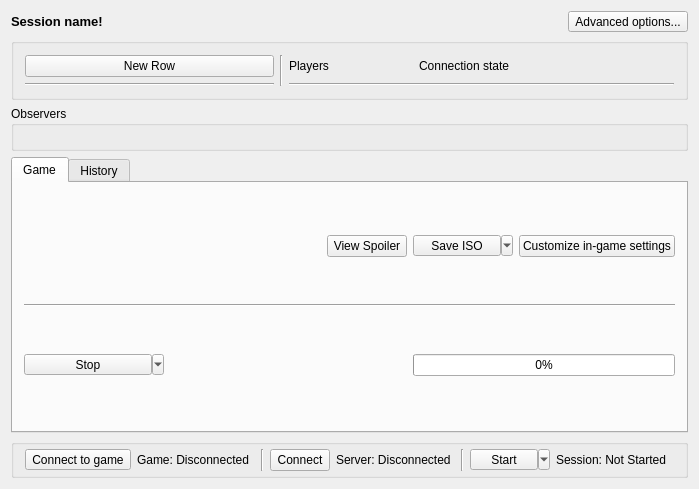
<?xml version="1.0" encoding="UTF-8"?>
<ui version="4.0">
 <class>GameSessionWindow</class>
 <widget class="QMainWindow" name="GameSessionWindow">
  <property name="geometry">
   <rect>
    <x>0</x>
    <y>0</y>
    <width>699</width>
    <height>489</height>
   </rect>
  </property>
  <property name="windowTitle">
   <string>Game Session</string>
  </property>
  <widget class="QWidget" name="central_widget">
   <property name="maximumSize">
    <size>
     <width>16777215</width>
     <height>16777215</height>
    </size>
   </property>
   <layout class="QVBoxLayout" name="main_layout">
    <item>
     <layout class="QHBoxLayout" name="title_layout">
      <item>
       <widget class="QLabel" name="session_name_label">
        <property name="sizePolicy">
         <sizepolicy hsizetype="Preferred" vsizetype="Fixed">
          <horstretch>0</horstretch>
          <verstretch>0</verstretch>
         </sizepolicy>
        </property>
        <property name="font">
         <font>
          <pointsize>10</pointsize>
          <weight>75</weight>
          <bold>true</bold>
         </font>
        </property>
        <property name="text">
         <string>Session name!</string>
        </property>
       </widget>
      </item>
      <item>
       <widget class="QToolButton" name="advanced_options_tool">
        <property name="text">
         <string>Advanced options...</string>
        </property>
        <property name="popupMode">
         <enum>QToolButton::InstantPopup</enum>
        </property>
       </widget>
      </item>
     </layout>
    </item>
    <item>
     <widget class="QGroupBox" name="players_box">
      <property name="sizePolicy">
       <sizepolicy hsizetype="Minimum" vsizetype="Minimum">
        <horstretch>0</horstretch>
        <verstretch>0</verstretch>
       </sizepolicy>
      </property>
      <property name="title">
       <string/>
      </property>
      <layout class="QGridLayout" name="players_layout">
       <item row="0" column="0" colspan="2">
        <widget class="QPushButton" name="new_row_button">
         <property name="text">
          <string>New Row</string>
         </property>
        </widget>
       </item>
       <item row="0" column="5">
        <widget class="QLabel" name="title_connection_state_label">
         <property name="text">
          <string>Connection state</string>
         </property>
        </widget>
       </item>
       <item row="0" column="2" rowspan="2">
        <widget class="Line" name="players_vertical_line">
         <property name="orientation">
          <enum>Qt::Vertical</enum>
         </property>
        </widget>
       </item>
       <item row="0" column="4">
        <widget class="QLabel" name="title_player_name_label">
         <property name="text">
          <string>Players</string>
         </property>
        </widget>
       </item>
       <item row="1" column="0" colspan="2">
        <widget class="Line" name="presets_line">
         <property name="orientation">
          <enum>Qt::Horizontal</enum>
         </property>
        </widget>
       </item>
       <item row="1" column="4" colspan="3">
        <widget class="Line" name="team_line">
         <property name="orientation">
          <enum>Qt::Horizontal</enum>
         </property>
        </widget>
       </item>
      </layout>
     </widget>
    </item>
    <item>
     <widget class="QGroupBox" name="observer_group">
      <property name="sizePolicy">
       <sizepolicy hsizetype="Minimum" vsizetype="Minimum">
        <horstretch>0</horstretch>
        <verstretch>0</verstretch>
       </sizepolicy>
      </property>
      <property name="toolTip">
       <string>&lt;html&gt;&lt;head/&gt;&lt;body&gt;&lt;p&gt;These users won't participate on the match, but they can be admins and follow trackers.&lt;/p&gt;&lt;/body&gt;&lt;/html&gt;</string>
      </property>
      <property name="title">
       <string>Observers</string>
      </property>
      <layout class="QGridLayout" name="observer_layout"/>
     </widget>
    </item>
    <item>
     <widget class="QTabWidget" name="tab_widget">
      <property name="sizePolicy">
       <sizepolicy hsizetype="Expanding" vsizetype="Expanding">
        <horstretch>0</horstretch>
        <verstretch>0</verstretch>
       </sizepolicy>
      </property>
      <property name="currentIndex">
       <number>0</number>
      </property>
      <widget class="QWidget" name="tab_generate">
       <property name="sizePolicy">
        <sizepolicy hsizetype="Preferred" vsizetype="Maximum">
         <horstretch>0</horstretch>
         <verstretch>0</verstretch>
        </sizepolicy>
       </property>
       <attribute name="title">
        <string>Game</string>
       </attribute>
       <layout class="QGridLayout" name="gridLayout">
        <item row="1" column="4">
         <widget class="QPushButton" name="view_game_details_button">
          <property name="text">
           <string>View Spoiler</string>
          </property>
         </widget>
        </item>
        <item row="1" column="0" colspan="3">
         <widget class="QLabel" name="generate_game_label">
          <property name="text">
           <string>&lt;Game not generated&gt;</string>
          </property>
         </widget>
        </item>
        <item row="4" column="1" colspan="4">
         <widget class="QLabel" name="progress_label">
          <property name="sizePolicy">
           <sizepolicy hsizetype="Expanding" vsizetype="Preferred">
            <horstretch>0</horstretch>
            <verstretch>0</verstretch>
           </sizepolicy>
          </property>
          <property name="text">
           <string/>
          </property>
          <property name="alignment">
           <set>Qt::AlignLeading|Qt::AlignLeft|Qt::AlignVCenter</set>
          </property>
          <property name="wordWrap">
           <bool>true</bool>
          </property>
         </widget>
        </item>
        <item row="4" column="0">
         <widget class="QToolButton" name="background_process_button">
          <property name="minimumSize">
           <size>
            <width>140</width>
            <height>0</height>
           </size>
          </property>
          <property name="text">
           <string>Stop</string>
          </property>
          <property name="popupMode">
           <enum>QToolButton::MenuButtonPopup</enum>
          </property>
         </widget>
        </item>
        <item row="1" column="6">
         <widget class="QPushButton" name="customize_user_preferences_button">
          <property name="text">
           <string>Customize in-game settings</string>
          </property>
         </widget>
        </item>
        <item row="3" column="0" colspan="7">
         <widget class="Line" name="line_generate">
          <property name="orientation">
           <enum>Qt::Horizontal</enum>
          </property>
         </widget>
        </item>
        <item row="4" column="5" colspan="2">
         <widget class="QProgressBar" name="progress_bar">
          <property name="value">
           <number>0</number>
          </property>
          <property name="invertedAppearance">
           <bool>false</bool>
          </property>
         </widget>
        </item>
        <item row="1" column="5">
         <widget class="QToolButton" name="save_iso_button">
          <property name="minimumSize">
           <size>
            <width>100</width>
            <height>0</height>
           </size>
          </property>
          <property name="text">
           <string>Save ISO</string>
          </property>
          <property name="popupMode">
           <enum>QToolButton::MenuButtonPopup</enum>
          </property>
         </widget>
        </item>
       </layout>
      </widget>
      <widget class="QWidget" name="tab_history">
       <property name="sizePolicy">
        <sizepolicy hsizetype="Preferred" vsizetype="Maximum">
         <horstretch>0</horstretch>
         <verstretch>0</verstretch>
        </sizepolicy>
       </property>
       <attribute name="title">
        <string>History</string>
       </attribute>
       <layout class="QVBoxLayout" name="history_layout">
        <property name="sizeConstraint">
         <enum>QLayout::SetMaximumSize</enum>
        </property>
        <property name="leftMargin">
         <number>4</number>
        </property>
        <property name="topMargin">
         <number>4</number>
        </property>
        <property name="rightMargin">
         <number>4</number>
        </property>
        <property name="bottomMargin">
         <number>4</number>
        </property>
        <item>
         <widget class="QTableWidget" name="history_table_widget">
          <property name="sortingEnabled">
           <bool>true</bool>
          </property>
          <attribute name="horizontalHeaderVisible">
           <bool>false</bool>
          </attribute>
          <attribute name="horizontalHeaderDefaultSectionSize">
           <number>200</number>
          </attribute>
          <attribute name="verticalHeaderVisible">
           <bool>false</bool>
          </attribute>
          <column>
           <property name="text">
            <string>Provider</string>
           </property>
          </column>
          <column>
           <property name="text">
            <string>Receiver</string>
           </property>
          </column>
          <column>
           <property name="text">
            <string>Pickup</string>
           </property>
          </column>
          <column>
           <property name="text">
            <string>Location</string>
           </property>
          </column>
          <column>
           <property name="text">
            <string>Time</string>
           </property>
          </column>
         </widget>
        </item>
       </layout>
      </widget>
     </widget>
    </item>
    <item>
     <widget class="QGroupBox" name="connection_group">
      <property name="sizePolicy">
       <sizepolicy hsizetype="Preferred" vsizetype="Fixed">
        <horstretch>0</horstretch>
        <verstretch>0</verstretch>
       </sizepolicy>
      </property>
      <property name="title">
       <string/>
      </property>
      <property name="flat">
       <bool>false</bool>
      </property>
      <layout class="QHBoxLayout" name="connection_layout">
       <property name="topMargin">
        <number>4</number>
       </property>
       <property name="bottomMargin">
        <number>4</number>
       </property>
       <item>
        <widget class="QToolButton" name="game_connection_tool">
         <property name="text">
          <string>Connect to game</string>
         </property>
         <property name="popupMode">
          <enum>QToolButton::InstantPopup</enum>
         </property>
        </widget>
       </item>
       <item>
        <widget class="QLabel" name="game_connection_label">
         <property name="text">
          <string>Game: Disconnected</string>
         </property>
        </widget>
       </item>
       <item>
        <widget class="Line" name="connection_line_1">
         <property name="orientation">
          <enum>Qt::Vertical</enum>
         </property>
        </widget>
       </item>
       <item>
        <widget class="QPushButton" name="server_connection_button">
         <property name="sizePolicy">
          <sizepolicy hsizetype="Fixed" vsizetype="Fixed">
           <horstretch>0</horstretch>
           <verstretch>0</verstretch>
          </sizepolicy>
         </property>
         <property name="maximumSize">
          <size>
           <width>60</width>
           <height>16777215</height>
          </size>
         </property>
         <property name="text">
          <string>Connect</string>
         </property>
        </widget>
       </item>
       <item>
        <widget class="QLabel" name="server_connection_label">
         <property name="text">
          <string>Server: Disconnected</string>
         </property>
        </widget>
       </item>
       <item>
        <widget class="Line" name="connection_line_2">
         <property name="orientation">
          <enum>Qt::Vertical</enum>
         </property>
        </widget>
       </item>
       <item>
        <widget class="QToolButton" name="session_status_tool">
         <property name="maximumSize">
          <size>
           <width>80</width>
           <height>16777215</height>
          </size>
         </property>
         <property name="text">
          <string>Start</string>
         </property>
         <property name="popupMode">
          <enum>QToolButton::MenuButtonPopup</enum>
         </property>
        </widget>
       </item>
       <item>
        <widget class="QLabel" name="session_status_label">
         <property name="text">
          <string>Session: Not Started</string>
         </property>
        </widget>
       </item>
      </layout>
     </widget>
    </item>
   </layout>
  </widget>
  <widget class="QMenuBar" name="menuBar">
   <property name="geometry">
    <rect>
     <x>0</x>
     <y>0</y>
     <width>699</width>
     <height>21</height>
    </rect>
   </property>
  </widget>
  <action name="action_add_player">
   <property name="text">
    <string>Add player</string>
   </property>
  </action>
  <action name="action_add_row">
   <property name="text">
    <string>Add row</string>
   </property>
  </action>
 </widget>
 <layoutdefault spacing="6" margin="11"/>
 <resources/>
 <connections/>
</ui>
